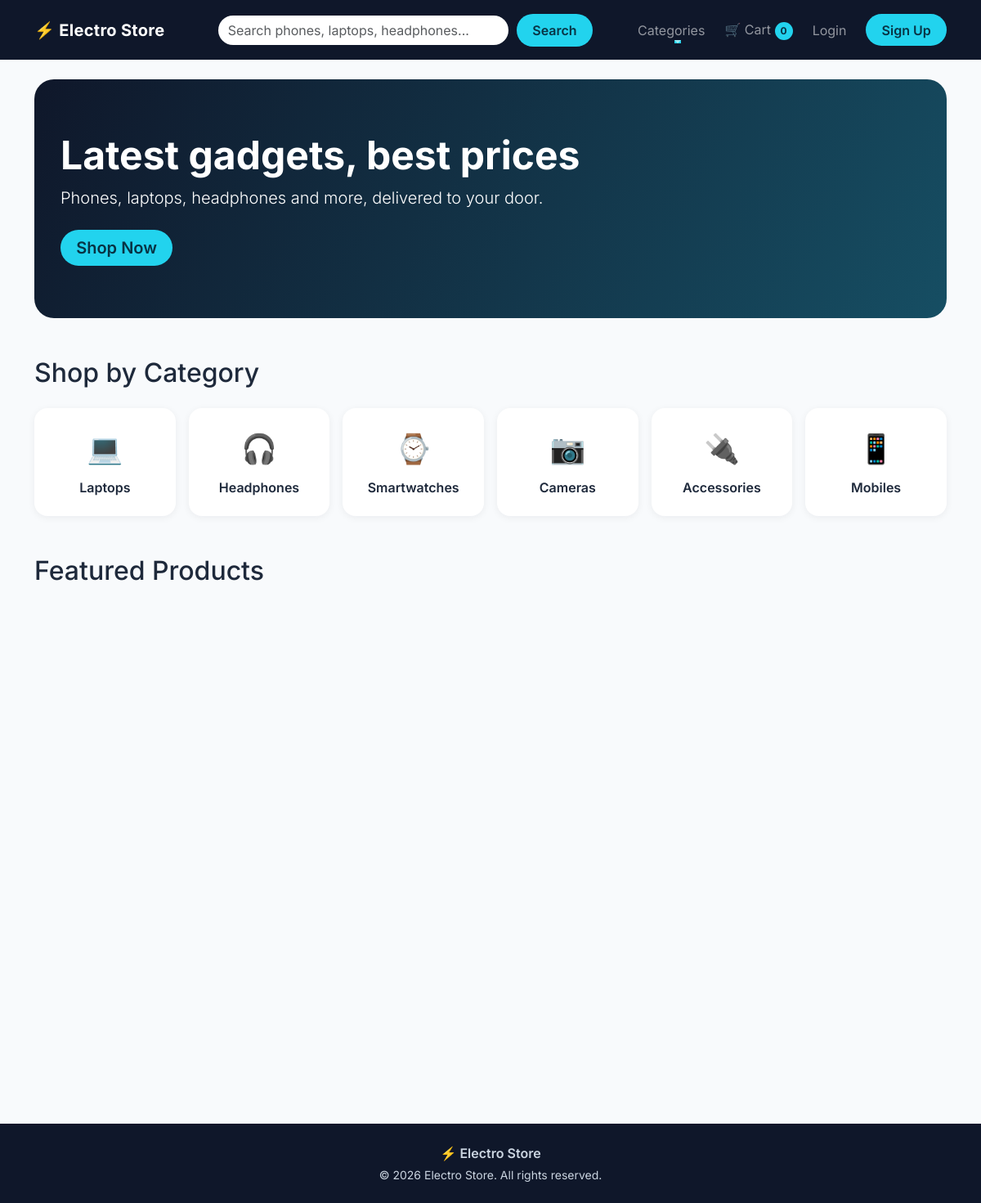
The page / on the database its author committed.
### store/models.py (models this page shows, shortened)
class Category(models.Model):
    name = models.CharField(max_length=150)
    slug = models.SlugField(unique=True)
    icon = models.CharField(max_length=10,blank=True)
    class Meta:
        verbose_name_plural = 'categories'

### store/views.py (the view)
# urls.py: path('', views.home_view, name='home'),
def home_view(request):
    categories = Category.objects.all()
    featured_products = Product.objects.filter(is_featured = True)[:4]
    new_arrivals = Product.objects.all()[:4]
    return render(request,'store_template/home.html',{'categories' : categories,'featured_products' : featured_products, 'new_arrivals' : new_arrivals})

### cart/context_processors.py (called while the page is built)
def cart_count(request):
    count = 0
    if request.user.is_authenticated:
        cart = Cart.objects.filter(user=request.user).first()
        if cart:
            count = cart.total_items
    return {'cart_count': count}

### store/context_processors.py (called while the page is built)
def categories(request):
    return {'nav_categories' : Category.objects.all()}

def wishlist_ids(request):
    if request.user.is_authenticated:
        ids = set(
            Wishlist.objects.filter(
                user=request.user
            ).values_list('product_id', flat=True)
        )
    else:
        ids = set()
    return {'wishlist_ids': ids}

### store/models.py (called while the page is built)
    @property
    def in_stock(self):
        return self.stock > 0

    @property
    def average_rating(self):
        avg = self.reviews.aggregate(Avg('rating'))['rating__avg']
        return round(avg, 1) if avg else 0

    @property
    def review_count(self):
        return self.reviews.count()

### templates/store_template/home.html (shortened to what this page needs)
{% extends 'base.html' %}
{% block content %}
<section class="hero-banner mb-5">
  <h1 class="display-5">Latest gadgets, best prices</h1>
  <p class="lead mb-4">Phones, laptops, headphones and more, delivered to your door.</p>
  <a href="#featured" class="btn btn-accent btn-lg">Shop Now</a>
</section>
{% if categories %}
<section class="mb-5">
  <h2 class="mb-4 reveal">Shop by Category</h2>
  <div class="row g-3">
    {% for category in categories %}
    <div class="col-6 col-md-4 col-lg-2 reveal" style="--delay: 0.{{ forloop.counter }}s">
      <a href="{% url 'store:category' category.slug %}" class="category-card">
        <span class="category-icon">{{ category.icon }}</span>
        <span>{{ category.name }}</span>
      </a>
    </div>
    {% endfor %}
  </div>
</section>
{% endif %}
{% if featured_products %}
<section id="featured" class="mb-5">
  <h2 class="mb-4 reveal">Featured Products</h2>
  <div class="row g-4">
  </div>
</section>
{% endif %}
{% if new_arrivals %}
<section class="mb-5">
  <div class="row g-4">
  </div>
</section>
{% endif %}
{% endblock %}

### static/css/style.css (style rules this page uses)
:root { --bg-dark: #0f172a; --accent: #22d3ee; --accent-dark: #06b6d4; --text-dark: #1e293b; --ease: cubic-bezier(0.22, 1, 0.36, 1); }
body { font-family: 'Inter', system-ui, sans-serif; color: var(--text-dark); background: #f8fafc; animation: pageFade 0.6s var(--ease); }
.btn-accent { background: var(--accent); color: #083344; font-weight: 600; border: none; border-radius: 50px; padding: 0.45rem 1.2rem; transition: transform 0.25s var(--ease), box-shadow 0.25s var(--ease), background 0.25s; }
.hero-banner { position: relative; overflow: hidden; border-radius: 24px; padding: 4rem 2rem; color: #fff; background: linear-gradient(120deg, #0f172a, #164e63, #0e7490, #0f172a); background-size: 300% 300%; animation: gradientMove 12s ease infinite; }
.hero-banner h1 { font-weight: 700; animation: slideUp 0.9s var(--ease) both; }
.hero-banner p { animation: slideUp 0.9s 0.15s var(--ease) both; }
.hero-banner .btn { animation: slideUp 0.9s 0.3s var(--ease) both; }
.category-card { display: flex; flex-direction: column; align-items: center; gap: 0.6rem; padding: 1.4rem 0.5rem; background: #fff; border-radius: 16px; color: var(--text-dark); font-weight: 600; text-decoration: none; box-shadow: 0 2px 10px rgba(15, 23, 42, 0.06); transition: transform 0.35s var(--ease), box-shadow 0.35s var(--ease), background 0.35s; }
.category-icon { font-size: 2.2rem; transition: transform 0.4s var(--ease); }
.js .reveal { opacity: 0; transform: translateY(28px); transition: opacity 0.7s var(--ease), transform 0.7s var(--ease); transition-delay: var(--delay, 0s); }
.js .reveal.visible { opacity: 1; transform: none; }

### rows shown on the page
Category: icon "💻", name "Laptops"
Category: icon "🎧", name "Headphones"
Category: icon "⌚", name "Smartwatches"
Category: icon "📷", name "Cameras"
Category: icon "🔌", name "Accessories"
Category: icon "📱", name "Mobiles"

### other values the page prints
{{ cart_count }} "0"
